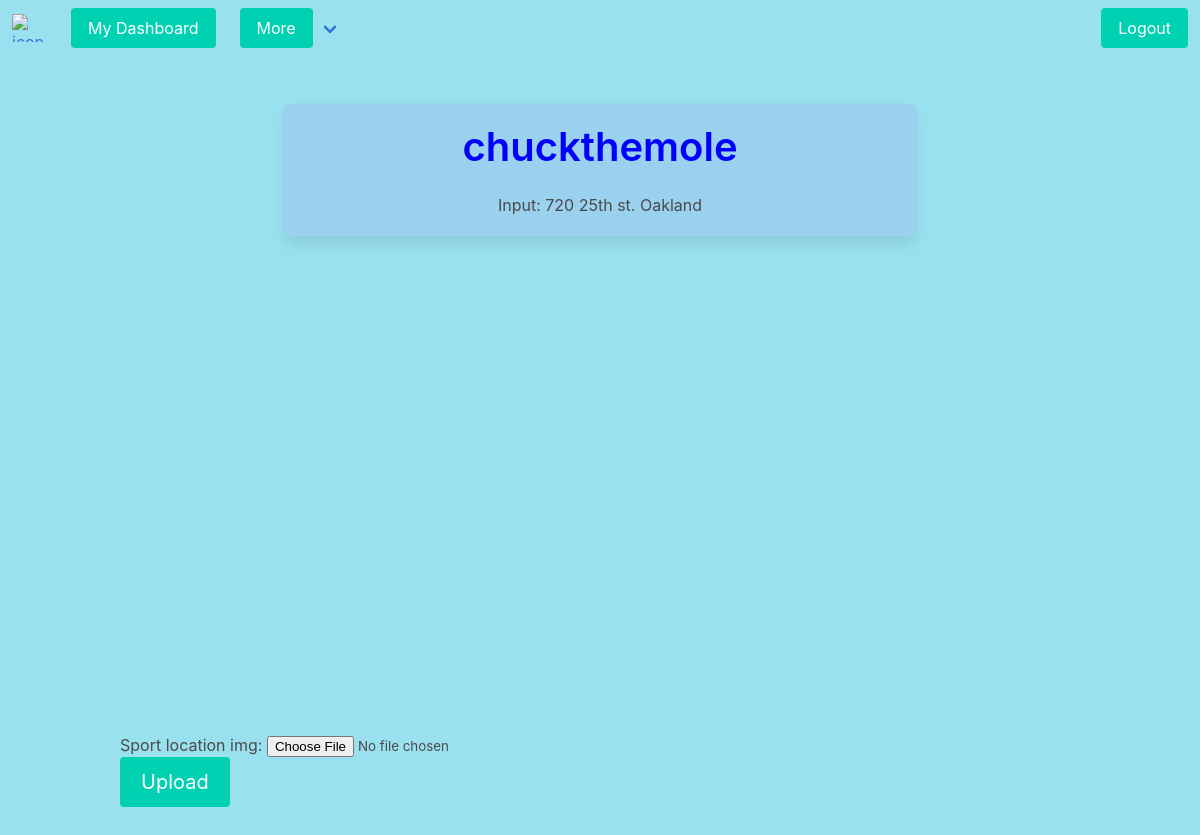
/image/1/publish (signed in), run on an earlier commit of the app's database.
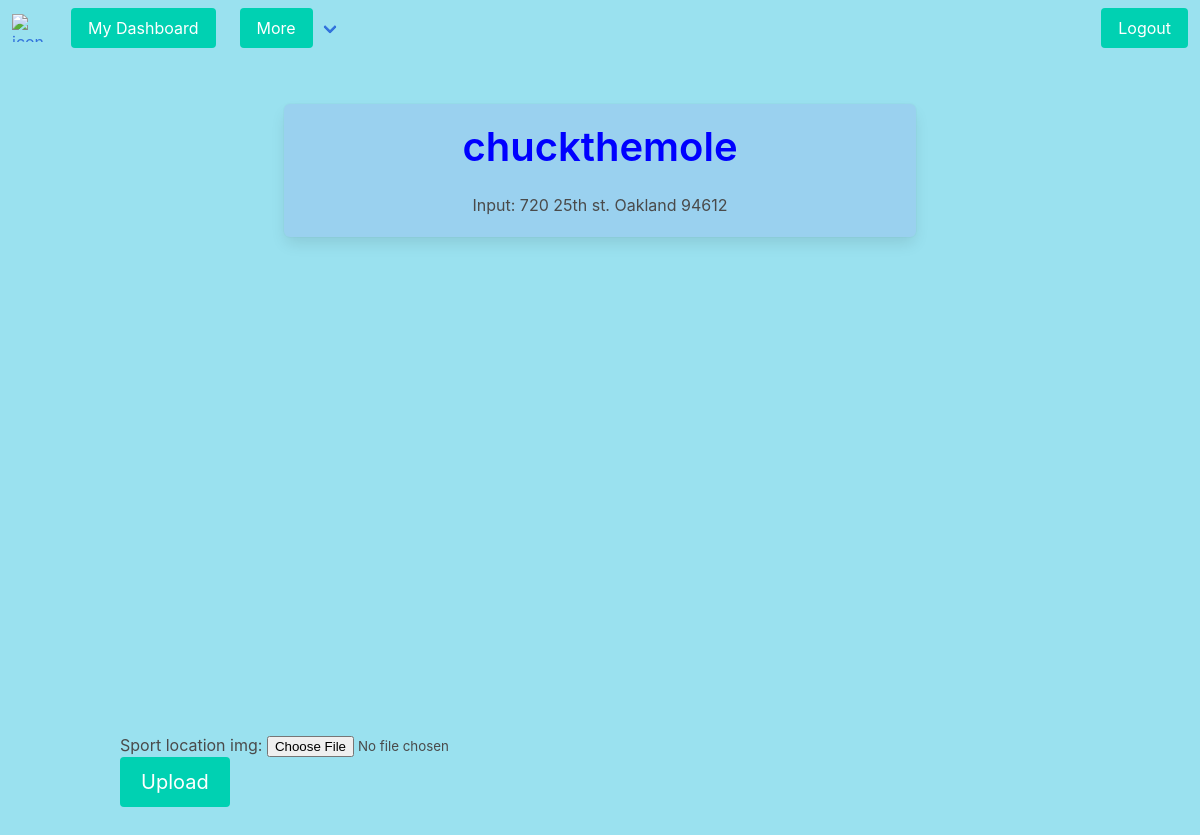
And on a later commit of the database.
### rock/models.py (models this page shows, shortened)
class Location(models.Model):
	rocker = models.ForeignKey(rocker, on_delete=models.CASCADE, null=True)
	sport = models.TextField(max_length=30, null=False, blank=False, unique=False, default="")
	is_basketball = models.BooleanField(default=False)
	is_tennis = models.BooleanField(default=False)
	is_baseball = models.BooleanField(default=False)
	zip = models.TextField(max_length=5, null=False, blank=False, unique=False, default="")
	address = models.TextField(max_length=30, null=False, blank=False, unique=False, default="")
	longitude = models.FloatField(null=True, blank=True, default=None)
	latitude = models.FloatField(null=True, blank=True, default=None)
	sport_location_img = models.ImageField(upload_to='images/', blank=True)
	created = models.DateField(auto_now=True)
	updated = models.DateField(auto_now=True)     # everytime the obj is saved, new time is saved

### rock/views/location.py (the view)
def publish_image(request, location_id):
    if request.method == "GET":
        user = request.user
        if not user.is_authenticated:
            return redirect("rock:login")
        else:
            location = get_object_or_404(Location, pk=location_id)
            form = Sport_Location_Form()
            return render(request, "rock/location/show_map.html", {"user":user, "location":location, "form":form} )

### rock/forms.py
class Sport_Location_Form(forms.ModelForm):
    class Meta:
        model = Location
        fields = ["sport_location_img"]

### rock/templates/rock/location/show_map.html (shortened to what this page needs)
{% extends "rock/base.html" %}
{% block content %}
<div class="has-text-centered tile is-ancestor">
  <div style="margin: auto" class="tile is-8 is-parent">
    <div class="tile is-child box front-background">
      <h2 class="title is-2">
        <span style="color:blue">
          {{ user.username }}
        </span>
        <br>
      </h2>
      <p>
        Input: {{location.address}} {{location.zip}}
      </p>
    </div>
  </div>
</div>
<br>
<br>
<br>
<div id='map' style='width: 100%; height: 400px;'></div>
<form action="{% url 'location:create_image' location.id %}" method = "post" enctype="multipart/form-data">
  {{ form.as_p }}
  <button class="button is-primary is-medium" type="submit">
    Upload
  </button>
</form>
{% endblock content %}

What changed in the data, as far as the page shows it:
changed Location "720 25th st. Oakland": zip (not shown) → "94612"
